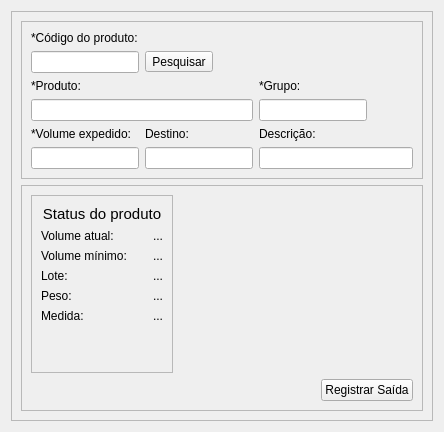
            <widget class="QWidget" name="tab_5">
             <attribute name="title">
              <string>Registrar saída</string>
             </attribute>
             <layout class="QVBoxLayout" name="verticalLayout_14">
              <item>
               <widget class="QFrame" name="frame_11">
                <property name="frameShape">
                 <enum>QFrame::StyledPanel</enum>
                </property>
                <property name="frameShadow">
                 <enum>QFrame::Raised</enum>
                </property>
                <layout class="QVBoxLayout" name="verticalLayout_15">
                 <item>
                  <widget class="QFrame" name="frame_13">
                   <property name="frameShape">
                    <enum>QFrame::StyledPanel</enum>
                   </property>
                   <property name="frameShadow">
                    <enum>QFrame::Raised</enum>
                   </property>
                   <layout class="QGridLayout" name="gridLayout_5">
                    <item row="0" column="0">
                     <widget class="QLabel" name="label_4">
                      <property name="text">
                       <string>*Código do produto:</string>
                      </property>
                     </widget>
                    </item>
                    <item row="2" column="3">
                     <widget class="QLabel" name="label_6">
                      <property name="text">
                       <string>*Grupo:</string>
                      </property>
                     </widget>
                    </item>
                    <item row="1" column="0">
                     <widget class="QLineEdit" name="lineEdit_7"/>
                    </item>
                    <item row="5" column="0">
                     <widget class="QLineEdit" name="lineEdit_8"/>
                    </item>
                    <item row="1" column="1">
                     <widget class="QToolButton" name="toolButton_3">
                      <property name="text">
                       <string>Pesquisar</string>
                      </property>
                     </widget>
                    </item>
                    <item row="2" column="0">
                     <widget class="QLabel" name="label_5">
                      <property name="text">
                       <string>*Produto:</string>
                      </property>
                     </widget>
                    </item>
                    <item row="3" column="3">
                     <widget class="QLineEdit" name="lineEdit_3"/>
                    </item>
                    <item row="3" column="0" colspan="3">
                     <widget class="QLineEdit" name="lineEdit_10"/>
                    </item>
                    <item row="4" column="0">
                     <widget class="QLabel" name="label_7">
                      <property name="text">
                       <string>*Volume expedido:</string>
                      </property>
                     </widget>
                    </item>
                    <item row="3" column="4">
                     <spacer name="horizontalSpacer_3">
                      <property name="orientation">
                       <enum>Qt::Horizontal</enum>
                      </property>
                      <property name="sizeHint" stdset="0">
                       <size>
                        <width>40</width>
                        <height>20</height>
                       </size>
                      </property>
                     </spacer>
                    </item>
                    <item row="4" column="1">
                     <widget class="QLabel" name="label_8">
                      <property name="text">
                       <string>Destino:</string>
                      </property>
                     </widget>
                    </item>
                    <item row="5" column="1" colspan="2">
                     <widget class="QLineEdit" name="lineEdit_5"/>
                    </item>
                    <item row="5" column="3" colspan="2">
                     <widget class="QLineEdit" name="lineEdit_4"/>
                    </item>
                    <item row="4" column="3">
                     <widget class="QLabel" name="label_9">
                      <property name="text">
                       <string>Descrição:</string>
                      </property>
                     </widget>
                    </item>
                   </layout>
                  </widget>
                 </item>
                 <item>
                  <widget class="QFrame" name="frame_14">
                   <property name="frameShape">
                    <enum>QFrame::StyledPanel</enum>
                   </property>
                   <property name="frameShadow">
                    <enum>QFrame::Raised</enum>
                   </property>
                   <layout class="QGridLayout" name="gridLayout_4">
                    <item row="3" column="0">
                     <spacer name="horizontalSpacer_2">
                      <property name="orientation">
                       <enum>Qt::Horizontal</enum>
                      </property>
                      <property name="sizeType">
                       <enum>QSizePolicy::MinimumExpanding</enum>
                      </property>
                      <property name="sizeHint" stdset="0">
                       <size>
                        <width>40</width>
                        <height>20</height>
                       </size>
                      </property>
                     </spacer>
                    </item>
                    <item row="3" column="2">
                     <widget class="QPushButton" name="pushButton_2">
                      <property name="text">
                       <string>Registrar Saída</string>
                      </property>
                     </widget>
                    </item>
                    <item row="0" column="2">
                     <spacer name="verticalSpacer_6">
                      <property name="orientation">
                       <enum>Qt::Vertical</enum>
                      </property>
                      <property name="sizeType">
                       <enum>QSizePolicy::Expanding</enum>
                      </property>
                      <property name="sizeHint" stdset="0">
                       <size>
                        <width>20</width>
                        <height>40</height>
                       </size>
                      </property>
                     </spacer>
                    </item>
                    <item row="0" column="0">
                     <widget class="QFrame" name="frame_18">
                      <property name="frameShape">
                       <enum>QFrame::StyledPanel</enum>
                      </property>
                      <property name="frameShadow">
                       <enum>QFrame::Raised</enum>
                      </property>
                      <layout class="QGridLayout" name="gridLayout_6">
                       <item row="6" column="1">
                        <widget class="QLabel" name="lote_saida">
                         <property name="text">
                          <string>...</string>
                         </property>
                         <property name="alignment">
                          <set>Qt::AlignRight|Qt::AlignTrailing|Qt::AlignVCenter</set>
                         </property>
                        </widget>
                       </item>
                       <item row="7" column="1">
                        <widget class="QLabel" name="peso_saida">
                         <property name="text">
                          <string>...</string>
                         </property>
                         <property name="alignment">
                          <set>Qt::AlignRight|Qt::AlignTrailing|Qt::AlignVCenter</set>
                         </property>
                        </widget>
                       </item>
                       <item row="8" column="1">
                        <widget class="QLabel" name="medida_saida">
                         <property name="text">
                          <string>...</string>
                         </property>
                         <property name="alignment">
                          <set>Qt::AlignRight|Qt::AlignTrailing|Qt::AlignVCenter</set>
                         </property>
                        </widget>
                       </item>
                       <item row="6" column="0">
                        <widget class="QLabel" name="label_10">
                         <property name="text">
                          <string>Lote:</string>
                         </property>
                        </widget>
                       </item>
                       <item row="5" column="0">
                        <widget class="QLabel" name="label_11">
                         <property name="text">
                          <string>Volume mínimo:</string>
                         </property>
                        </widget>
                       </item>
                       <item row="1" column="0">
                        <widget class="QLabel" name="label_12">
                         <property name="text">
                          <string>Volume atual:</string>
                         </property>
                        </widget>
                       </item>
                       <item row="7" column="0">
                        <widget class="QLabel" name="label_13">
                         <property name="text">
                          <string>Peso:</string>
                         </property>
                        </widget>
                       </item>
                       <item row="8" column="0">
                        <widget class="QLabel" name="label_14">
                         <property name="text">
                          <string>Medida:</string>
                         </property>
                        </widget>
                       </item>
                       <item row="5" column="1">
                        <widget class="QLabel" name="volume_minimo_saida">
                         <property name="text">
                          <string>...</string>
                         </property>
                         <property name="alignment">
                          <set>Qt::AlignRight|Qt::AlignTrailing|Qt::AlignVCenter</set>
                         </property>
                        </widget>
                       </item>
                       <item row="9" column="0">
                        <spacer name="verticalSpacer_7">
                         <property name="orientation">
                          <enum>Qt::Vertical</enum>
                         </property>
                         <property name="sizeHint" stdset="0">
                          <size>
                           <width>20</width>
                           <height>40</height>
                          </size>
                         </property>
                        </spacer>
                       </item>
                       <item row="1" column="1">
                        <widget class="QLabel" name="volume_atual_saida">
                         <property name="text">
                          <string>...</string>
                         </property>
                         <property name="alignment">
                          <set>Qt::AlignRight|Qt::AlignTrailing|Qt::AlignVCenter</set>
                         </property>
                        </widget>
                       </item>
                       <item row="0" column="0" colspan="2">
                        <widget class="QLabel" name="label_21">
                         <property name="font">
                          <font>
                           <pointsize>11</pointsize>
                          </font>
                         </property>
                         <property name="layoutDirection">
                          <enum>Qt::LeftToRight</enum>
                         </property>
                         <property name="text">
                          <string>Status do produto</string>
                         </property>
                         <property name="alignment">
                          <set>Qt::AlignCenter</set>
                         </property>
                        </widget>
                       </item>
                      </layout>
                     </widget>
                    </item>
                    <item row="0" column="1">
                     <spacer name="horizontalSpacer_4">
                      <property name="orientation">
                       <enum>Qt::Horizontal</enum>
                      </property>
                      <property name="sizeHint" stdset="0">
                       <size>
                        <width>40</width>
                        <height>20</height>
                       </size>
                      </property>
                     </spacer>
                    </item>
                   </layout>
                  </widget>
                 </item>
                </layout>
               </widget>
              </item>
             </layout>
            </widget>
